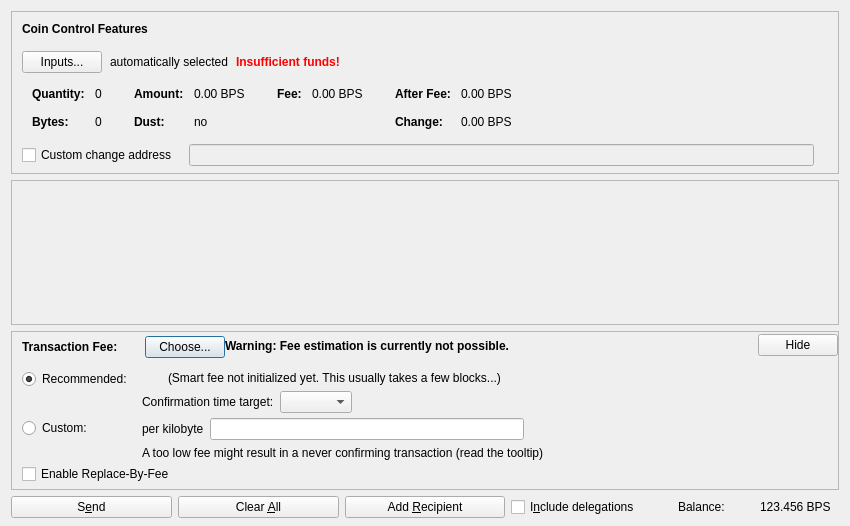
<?xml version="1.0" encoding="UTF-8"?>
<ui version="4.0">
 <class>SendCoinsDialog</class>
 <widget class="QDialog" name="SendCoinsDialog">
  <property name="geometry">
   <rect>
    <x>0</x>
    <y>0</y>
    <width>850</width>
    <height>526</height>
   </rect>
  </property>
  <property name="windowTitle">
   <string>Send Coins</string>
  </property>
  <layout class="QVBoxLayout" name="verticalLayout" stretch="0,1,0,0">
   <property name="bottomMargin">
    <number>8</number>
   </property>
   <item>
    <widget class="QFrame" name="frameCoinControl">
     <property name="sizePolicy">
      <sizepolicy hsizetype="Expanding" vsizetype="Expanding">
       <horstretch>0</horstretch>
       <verstretch>0</verstretch>
      </sizepolicy>
     </property>
     <property name="maximumSize">
      <size>
       <width>16777215</width>
       <height>16777215</height>
      </size>
     </property>
     <property name="frameShape">
      <enum>QFrame::StyledPanel</enum>
     </property>
     <property name="frameShadow">
      <enum>QFrame::Sunken</enum>
     </property>
     <layout class="QVBoxLayout" name="verticalLayoutCoinControl2">
      <property name="spacing">
       <number>0</number>
      </property>
      <property name="leftMargin">
       <number>0</number>
      </property>
      <property name="topMargin">
       <number>0</number>
      </property>
      <property name="rightMargin">
       <number>0</number>
      </property>
      <property name="bottomMargin">
       <number>6</number>
      </property>
      <item>
       <layout class="QVBoxLayout" name="verticalLayoutCoinControl" stretch="0,0,0,0,1">
        <property name="spacing">
         <number>0</number>
        </property>
        <property name="leftMargin">
         <number>10</number>
        </property>
        <property name="topMargin">
         <number>10</number>
        </property>
        <item>
         <layout class="QHBoxLayout" name="horizontalLayoutCoinControl1">
          <property name="bottomMargin">
           <number>15</number>
          </property>
          <item>
           <widget class="QLabel" name="labelCoinControlFeatures">
            <property name="sizePolicy">
             <sizepolicy hsizetype="Preferred" vsizetype="Maximum">
              <horstretch>0</horstretch>
              <verstretch>0</verstretch>
             </sizepolicy>
            </property>
            <property name="font">
             <font>
              <weight>75</weight>
              <bold>true</bold>
             </font>
            </property>
            <property name="styleSheet">
             <string notr="true">font-weight:bold;</string>
            </property>
            <property name="text">
             <string>Coin Control Features</string>
            </property>
           </widget>
          </item>
         </layout>
        </item>
        <item>
         <layout class="QHBoxLayout" name="horizontalLayoutCoinControl2" stretch="0,0,0,0">
          <property name="spacing">
           <number>8</number>
          </property>
          <property name="bottomMargin">
           <number>10</number>
          </property>
          <item>
           <widget class="QPushButton" name="pushButtonCoinControl">
            <property name="styleSheet">
             <string notr="true"/>
            </property>
            <property name="text">
             <string>Inputs...</string>
            </property>
            <property name="autoDefault">
             <bool>false</bool>
            </property>
           </widget>
          </item>
          <item>
           <widget class="QLabel" name="labelCoinControlAutomaticallySelected">
            <property name="text">
             <string>automatically selected</string>
            </property>
            <property name="margin">
             <number>5</number>
            </property>
           </widget>
          </item>
          <item>
           <widget class="QLabel" name="labelCoinControlInsuffFunds">
            <property name="font">
             <font>
              <weight>75</weight>
              <bold>true</bold>
             </font>
            </property>
            <property name="styleSheet">
             <string notr="true">color:red;font-weight:bold;</string>
            </property>
            <property name="text">
             <string>Insufficient funds!</string>
            </property>
            <property name="margin">
             <number>5</number>
            </property>
           </widget>
          </item>
          <item>
           <spacer name="horizontalSpacerCoinControl">
            <property name="orientation">
             <enum>Qt::Horizontal</enum>
            </property>
            <property name="sizeHint" stdset="0">
             <size>
              <width>40</width>
              <height>1</height>
             </size>
            </property>
           </spacer>
          </item>
         </layout>
        </item>
        <item>
         <widget class="QWidget" name="widgetCoinControl" native="true">
          <property name="sizePolicy">
           <sizepolicy hsizetype="Preferred" vsizetype="Preferred">
            <horstretch>0</horstretch>
            <verstretch>0</verstretch>
           </sizepolicy>
          </property>
          <property name="minimumSize">
           <size>
            <width>0</width>
            <height>0</height>
           </size>
          </property>
          <property name="styleSheet">
           <string notr="true"/>
          </property>
          <layout class="QHBoxLayout" name="horizontalLayoutCoinControl5">
           <property name="leftMargin">
            <number>0</number>
           </property>
           <property name="topMargin">
            <number>0</number>
           </property>
           <property name="rightMargin">
            <number>0</number>
           </property>
           <property name="bottomMargin">
            <number>0</number>
           </property>
           <item>
            <layout class="QHBoxLayout" name="horizontalLayoutCoinControl3" stretch="0,0,0,1">
             <property name="spacing">
              <number>20</number>
             </property>
             <property name="topMargin">
              <number>0</number>
             </property>
             <property name="bottomMargin">
              <number>10</number>
             </property>
             <item>
              <layout class="QFormLayout" name="formLayoutCoinControl1">
               <property name="horizontalSpacing">
                <number>10</number>
               </property>
               <property name="verticalSpacing">
                <number>14</number>
               </property>
               <property name="leftMargin">
                <number>10</number>
               </property>
               <property name="topMargin">
                <number>4</number>
               </property>
               <property name="rightMargin">
                <number>6</number>
               </property>
               <item row="0" column="0">
                <widget class="QLabel" name="labelCoinControlQuantityText">
                 <property name="font">
                  <font>
                   <weight>75</weight>
                   <bold>true</bold>
                  </font>
                 </property>
                 <property name="text">
                  <string>Quantity:</string>
                 </property>
                 <property name="margin">
                  <number>0</number>
                 </property>
                </widget>
               </item>
               <item row="0" column="1">
                <widget class="QLabel" name="labelCoinControlQuantity">
                 <property name="cursor">
                  <cursorShape>IBeamCursor</cursorShape>
                 </property>
                 <property name="contextMenuPolicy">
                  <enum>Qt::ActionsContextMenu</enum>
                 </property>
                 <property name="text">
                  <string notr="true">0</string>
                 </property>
                 <property name="margin">
                  <number>0</number>
                 </property>
                 <property name="textInteractionFlags">
                  <set>Qt::LinksAccessibleByMouse|Qt::TextSelectableByKeyboard|Qt::TextSelectableByMouse</set>
                 </property>
                </widget>
               </item>
               <item row="1" column="0">
                <widget class="QLabel" name="labelCoinControlBytesText">
                 <property name="font">
                  <font>
                   <weight>75</weight>
                   <bold>true</bold>
                  </font>
                 </property>
                 <property name="text">
                  <string>Bytes:</string>
                 </property>
                </widget>
               </item>
               <item row="1" column="1">
                <widget class="QLabel" name="labelCoinControlBytes">
                 <property name="cursor">
                  <cursorShape>IBeamCursor</cursorShape>
                 </property>
                 <property name="contextMenuPolicy">
                  <enum>Qt::ActionsContextMenu</enum>
                 </property>
                 <property name="text">
                  <string notr="true">0</string>
                 </property>
                 <property name="textInteractionFlags">
                  <set>Qt::LinksAccessibleByMouse|Qt::TextSelectableByKeyboard|Qt::TextSelectableByMouse</set>
                 </property>
                </widget>
               </item>
              </layout>
             </item>
             <item>
              <layout class="QFormLayout" name="formLayoutCoinControl2">
               <property name="horizontalSpacing">
                <number>10</number>
               </property>
               <property name="verticalSpacing">
                <number>14</number>
               </property>
               <property name="leftMargin">
                <number>6</number>
               </property>
               <property name="topMargin">
                <number>4</number>
               </property>
               <property name="rightMargin">
                <number>6</number>
               </property>
               <item row="0" column="0">
                <widget class="QLabel" name="labelCoinControlAmountText">
                 <property name="font">
                  <font>
                   <weight>75</weight>
                   <bold>true</bold>
                  </font>
                 </property>
                 <property name="text">
                  <string>Amount:</string>
                 </property>
                 <property name="margin">
                  <number>0</number>
                 </property>
                </widget>
               </item>
               <item row="0" column="1">
                <widget class="QLabel" name="labelCoinControlAmount">
                 <property name="cursor">
                  <cursorShape>IBeamCursor</cursorShape>
                 </property>
                 <property name="contextMenuPolicy">
                  <enum>Qt::ActionsContextMenu</enum>
                 </property>
                 <property name="text">
                  <string notr="true">0.00 BPS</string>
                 </property>
                 <property name="textInteractionFlags">
                  <set>Qt::LinksAccessibleByMouse|Qt::TextSelectableByKeyboard|Qt::TextSelectableByMouse</set>
                 </property>
                </widget>
               </item>
               <item row="1" column="0">
                <widget class="QLabel" name="labelCoinControlLowOutputText">
                 <property name="font">
                  <font>
                   <weight>75</weight>
                   <bold>true</bold>
                  </font>
                 </property>
                 <property name="text">
                  <string>Dust:</string>
                 </property>
                </widget>
               </item>
               <item row="1" column="1">
                <widget class="QLabel" name="labelCoinControlLowOutput">
                 <property name="cursor">
                  <cursorShape>IBeamCursor</cursorShape>
                 </property>
                 <property name="contextMenuPolicy">
                  <enum>Qt::ActionsContextMenu</enum>
                 </property>
                 <property name="text">
                  <string notr="true">no</string>
                 </property>
                 <property name="textInteractionFlags">
                  <set>Qt::LinksAccessibleByMouse|Qt::TextSelectableByKeyboard|Qt::TextSelectableByMouse</set>
                 </property>
                </widget>
               </item>
              </layout>
             </item>
             <item>
              <layout class="QFormLayout" name="formLayoutCoinControl3">
               <property name="horizontalSpacing">
                <number>10</number>
               </property>
               <property name="verticalSpacing">
                <number>14</number>
               </property>
               <property name="leftMargin">
                <number>6</number>
               </property>
               <property name="topMargin">
                <number>4</number>
               </property>
               <property name="rightMargin">
                <number>6</number>
               </property>
               <item row="0" column="0">
                <widget class="QLabel" name="labelCoinControlFeeText">
                 <property name="font">
                  <font>
                   <weight>75</weight>
                   <bold>true</bold>
                  </font>
                 </property>
                 <property name="text">
                  <string>Fee:</string>
                 </property>
                 <property name="margin">
                  <number>0</number>
                 </property>
                </widget>
               </item>
               <item row="0" column="1">
                <widget class="QLabel" name="labelCoinControlFee">
                 <property name="cursor">
                  <cursorShape>IBeamCursor</cursorShape>
                 </property>
                 <property name="contextMenuPolicy">
                  <enum>Qt::ActionsContextMenu</enum>
                 </property>
                 <property name="text">
                  <string notr="true">0.00 BPS</string>
                 </property>
                 <property name="textInteractionFlags">
                  <set>Qt::LinksAccessibleByMouse|Qt::TextSelectableByKeyboard|Qt::TextSelectableByMouse</set>
                 </property>
                </widget>
               </item>
              </layout>
             </item>
             <item>
              <layout class="QFormLayout" name="formLayoutCoinControl4">
               <property name="horizontalSpacing">
                <number>10</number>
               </property>
               <property name="verticalSpacing">
                <number>14</number>
               </property>
               <property name="leftMargin">
                <number>6</number>
               </property>
               <property name="topMargin">
                <number>4</number>
               </property>
               <property name="rightMargin">
                <number>6</number>
               </property>
               <item row="0" column="0">
                <widget class="QLabel" name="labelCoinControlAfterFeeText">
                 <property name="font">
                  <font>
                   <weight>75</weight>
                   <bold>true</bold>
                  </font>
                 </property>
                 <property name="text">
                  <string>After Fee:</string>
                 </property>
                 <property name="margin">
                  <number>0</number>
                 </property>
                </widget>
               </item>
               <item row="0" column="1">
                <widget class="QLabel" name="labelCoinControlAfterFee">
                 <property name="cursor">
                  <cursorShape>IBeamCursor</cursorShape>
                 </property>
                 <property name="contextMenuPolicy">
                  <enum>Qt::ActionsContextMenu</enum>
                 </property>
                 <property name="text">
                  <string notr="true">0.00 BPS</string>
                 </property>
                 <property name="textInteractionFlags">
                  <set>Qt::LinksAccessibleByMouse|Qt::TextSelectableByKeyboard|Qt::TextSelectableByMouse</set>
                 </property>
                </widget>
               </item>
               <item row="1" column="0">
                <widget class="QLabel" name="labelCoinControlChangeText">
                 <property name="font">
                  <font>
                   <weight>75</weight>
                   <bold>true</bold>
                  </font>
                 </property>
                 <property name="text">
                  <string>Change:</string>
                 </property>
                </widget>
               </item>
               <item row="1" column="1">
                <widget class="QLabel" name="labelCoinControlChange">
                 <property name="cursor">
                  <cursorShape>IBeamCursor</cursorShape>
                 </property>
                 <property name="contextMenuPolicy">
                  <enum>Qt::ActionsContextMenu</enum>
                 </property>
                 <property name="text">
                  <string notr="true">0.00 BPS</string>
                 </property>
                 <property name="textInteractionFlags">
                  <set>Qt::LinksAccessibleByMouse|Qt::TextSelectableByKeyboard|Qt::TextSelectableByMouse</set>
                 </property>
                </widget>
               </item>
              </layout>
             </item>
            </layout>
           </item>
          </layout>
         </widget>
        </item>
        <item>
         <layout class="QHBoxLayout" name="horizontalLayoutCoinControl4" stretch="0,0,0">
          <property name="spacing">
           <number>12</number>
          </property>
          <property name="sizeConstraint">
           <enum>QLayout::SetDefaultConstraint</enum>
          </property>
          <property name="topMargin">
           <number>5</number>
          </property>
          <property name="rightMargin">
           <number>5</number>
          </property>
          <item>
           <widget class="QCheckBox" name="checkBoxCoinControlChange">
            <property name="toolTip">
             <string>If this is activated, but the change address is empty or invalid, change will be sent to a newly generated address.</string>
            </property>
            <property name="text">
             <string>Custom change address</string>
            </property>
           </widget>
          </item>
          <item>
           <widget class="QValidatedLineEdit" name="lineEditCoinControlChange">
            <property name="enabled">
             <bool>false</bool>
            </property>
            <property name="sizePolicy">
             <sizepolicy hsizetype="Expanding" vsizetype="Fixed">
              <horstretch>0</horstretch>
              <verstretch>0</verstretch>
             </sizepolicy>
            </property>
           </widget>
          </item>
          <item>
           <widget class="QLabel" name="labelCoinControlChangeLabel">
            <property name="sizePolicy">
             <sizepolicy hsizetype="Preferred" vsizetype="Expanding">
              <horstretch>0</horstretch>
              <verstretch>0</verstretch>
             </sizepolicy>
            </property>
            <property name="minimumSize">
             <size>
              <width>0</width>
              <height>0</height>
             </size>
            </property>
            <property name="text">
             <string/>
            </property>
            <property name="margin">
             <number>3</number>
            </property>
           </widget>
          </item>
         </layout>
        </item>
        <item>
         <spacer name="verticalSpacerCoinControl">
          <property name="orientation">
           <enum>Qt::Vertical</enum>
          </property>
          <property name="sizeHint" stdset="0">
           <size>
            <width>800</width>
            <height>1</height>
           </size>
          </property>
         </spacer>
        </item>
       </layout>
      </item>
     </layout>
    </widget>
   </item>
   <item>
    <widget class="QScrollArea" name="scrollArea">
     <property name="widgetResizable">
      <bool>true</bool>
     </property>
     <widget class="QWidget" name="scrollAreaWidgetContents">
      <property name="geometry">
       <rect>
        <x>0</x>
        <y>0</y>
        <width>830</width>
        <height>104</height>
       </rect>
      </property>
      <layout class="QVBoxLayout" name="verticalLayout_2" stretch="0,1">
       <property name="leftMargin">
        <number>0</number>
       </property>
       <property name="topMargin">
        <number>0</number>
       </property>
       <property name="rightMargin">
        <number>0</number>
       </property>
       <property name="bottomMargin">
        <number>0</number>
       </property>
       <item>
        <layout class="QVBoxLayout" name="entries">
         <property name="spacing">
          <number>6</number>
         </property>
        </layout>
       </item>
       <item>
        <spacer name="verticalSpacer">
         <property name="orientation">
          <enum>Qt::Vertical</enum>
         </property>
         <property name="sizeHint" stdset="0">
          <size>
           <width>20</width>
           <height>40</height>
          </size>
         </property>
        </spacer>
       </item>
      </layout>
     </widget>
    </widget>
   </item>
   <item>
    <widget class="QFrame" name="frameFee">
     <property name="sizePolicy">
      <sizepolicy hsizetype="Expanding" vsizetype="Expanding">
       <horstretch>0</horstretch>
       <verstretch>0</verstretch>
      </sizepolicy>
     </property>
     <property name="maximumSize">
      <size>
       <width>16777215</width>
       <height>16777215</height>
      </size>
     </property>
     <property name="frameShape">
      <enum>QFrame::StyledPanel</enum>
     </property>
     <property name="frameShadow">
      <enum>QFrame::Sunken</enum>
     </property>
     <layout class="QVBoxLayout" name="verticalLayoutFee1">
      <property name="spacing">
       <number>0</number>
      </property>
      <property name="leftMargin">
       <number>0</number>
      </property>
      <property name="topMargin">
       <number>0</number>
      </property>
      <property name="rightMargin">
       <number>0</number>
      </property>
      <property name="bottomMargin">
       <number>0</number>
      </property>
      <item>
       <layout class="QVBoxLayout" name="verticalLayoutFee2" stretch="0,0,0">
        <property name="spacing">
         <number>0</number>
        </property>
        <property name="leftMargin">
         <number>10</number>
        </property>
        <property name="topMargin">
         <number>0</number>
        </property>
        <item>
         <layout class="QHBoxLayout" name="horizontalLayoutFee1">
          <property name="bottomMargin">
           <number>0</number>
          </property>
          <item>
           <layout class="QVBoxLayout" name="verticalLayoutFee7">
            <property name="spacing">
             <number>0</number>
            </property>
            <item>
             <spacer name="verticalSpacerSmartFee">
              <property name="orientation">
               <enum>Qt::Vertical</enum>
              </property>
              <property name="sizeType">
               <enum>QSizePolicy::Fixed</enum>
              </property>
              <property name="sizeHint" stdset="0">
               <size>
                <width>1</width>
                <height>4</height>
               </size>
              </property>
             </spacer>
            </item>
            <item>
             <layout class="QHBoxLayout" name="horizontalLayoutSmartFee">
              <property name="spacing">
               <number>10</number>
              </property>
              <item>
               <widget class="QLabel" name="labelFeeHeadline">
                <property name="sizePolicy">
                 <sizepolicy hsizetype="Preferred" vsizetype="Maximum">
                  <horstretch>0</horstretch>
                  <verstretch>0</verstretch>
                 </sizepolicy>
                </property>
                <property name="font">
                 <font>
                  <weight>75</weight>
                  <bold>true</bold>
                 </font>
                </property>
                <property name="styleSheet">
                 <string notr="true">font-weight:bold;</string>
                </property>
                <property name="text">
                 <string>Transaction Fee:</string>
                </property>
               </widget>
              </item>
              <item>
               <widget class="QLabel" name="labelFeeMinimized">
                <property name="text">
                 <string/>
                </property>
               </widget>
              </item>
              <item>
               <widget class="QPushButton" name="buttonChooseFee">
                <property name="text">
                 <string>Choose...</string>
                </property>
               </widget>
              </item>
             </layout>
            </item>
            <item>
             <spacer name="verticalSpacer_5">
              <property name="orientation">
               <enum>Qt::Vertical</enum>
              </property>
              <property name="sizeHint" stdset="0">
               <size>
                <width>1</width>
                <height>1</height>
               </size>
              </property>
             </spacer>
            </item>
           </layout>
          </item>
          <item>
           <widget class="QLabel" name="fallbackFeeWarningLabel">
            <property name="toolTip">
             <string>Using the fallbackfee can result in sending a transaction that will take several hours or days (or never) to confirm. Consider choosing your fee manually or wait until you have validated the complete chain.</string>
            </property>
            <property name="font">
            <font>
                <weight>75</weight>
                <bold>true</bold>
            </font>
            </property>
            <property name="text">
             <string>Warning: Fee estimation is currently not possible.</string>
            </property>
            <property name="wordWrap">
             <bool>false</bool>
            </property>
           </widget>
          </item>
          <item>
           <spacer name="horizontalSpacer_4">
            <property name="orientation">
             <enum>Qt::Horizontal</enum>
            </property>
            <property name="sizeType">
             <enum>QSizePolicy::MinimumExpanding</enum>
            </property>
            <property name="sizeHint" stdset="0">
             <size>
              <width>40</width>
              <height>20</height>
             </size>
            </property>
           </spacer>
          </item>
          <item>
           <widget class="QPushButton" name="buttonMinimizeFee">
            <property name="toolTip">
             <string>Hide transaction fee settings</string>
            </property>
            <property name="text">
             <string>Hide</string>
            </property>
           </widget>
          </item>
         </layout>
        </item>
        <item>
         <widget class="QFrame" name="frameFeeSelection">
          <layout class="QVBoxLayout" name="verticalLayoutFee12">
           <property name="spacing">
            <number>0</number>
           </property>
           <property name="leftMargin">
            <number>0</number>
           </property>
           <property name="topMargin">
            <number>0</number>
           </property>
           <property name="rightMargin">
            <number>0</number>
           </property>
           <property name="bottomMargin">
            <number>0</number>
           </property>
           <item>
            <layout class="QGridLayout" name="gridLayoutFee">
             <property name="topMargin">
              <number>10</number>
             </property>
             <property name="bottomMargin">
              <number>4</number>
             </property>
             <property name="horizontalSpacing">
              <number>10</number>
             </property>
             <property name="verticalSpacing">
              <number>4</number>
             </property>
             <item row="1" column="1">
              <layout class="QVBoxLayout" name="verticalLayoutFee8">
               <property name="spacing">
                <number>6</number>
               </property>
               <item>
                <layout class="QHBoxLayout" name="horizontalLayoutFee13">
                 <item>
                  <widget class="QLabel" name="labelCustomPerKilobyte">
                   <property name="toolTip">
                    <string>Specify a custom fee per kB (1,000 bytes) of the transaction's virtual size.

Note:  Since the fee is calculated on a per-byte basis, a fee of "100 gretas per kB" for a transaction size of 500 bytes (half of 1 kB) would ultimately yield a fee of only 50 gretas.</string>
                   </property>
                   <property name="text">
                    <string>per kilobyte</string>
                   </property>
                  </widget>
                 </item>
                 <item>
                  <widget class="CleanCoinAmountField" name="customFee"/>
                 </item>
                 <item>
                  <spacer name="horizontalSpacer_6">
                   <property name="orientation">
                    <enum>Qt::Horizontal</enum>
                   </property>
                   <property name="sizeHint" stdset="0">
                    <size>
                     <width>1</width>
                     <height>1</height>
                    </size>
                   </property>
                  </spacer>
                 </item>
                </layout>
               </item>
               <item>
                <layout class="QHBoxLayout" name="horizontalLayoutFee8">
                 <item>
                  <widget class="QLabel" name="labelCustomFeeWarning">
                   <property name="enabled">
                    <bool>true</bool>
                   </property>
                   <property name="toolTip">
                    <string>When there is less transaction volume than space in the blocks, miners as well as relaying nodes may enforce a minimum fee. Paying only this minimum fee is just fine, but be aware that this can result in a never confirming transaction once there is more demand for CleanCoin transactions than the network can process.</string>
                   </property>
                   <property name="text">
                    <string>A too low fee might result in a never confirming transaction (read the tooltip)</string>
                   </property>
                  </widget>
                 </item>
                 <item>
                  <spacer name="horizontalSpacer_2">
                   <property name="orientation">
                    <enum>Qt::Horizontal</enum>
                   </property>
                   <property name="sizeHint" stdset="0">
                    <size>
                     <width>1</width>
                     <height>1</height>
                    </size>
                   </property>
                  </spacer>
                 </item>
                </layout>
               </item>
              </layout>
             </item>
             <item row="0" column="0">
              <layout class="QVBoxLayout" name="verticalLayoutFee4" stretch="0,1">
               <item>
                <widget class="QRadioButton" name="radioSmartFee">
                 <property name="text">
                  <string>Recommended:</string>
                 </property>
                 <property name="checked">
                  <bool>true</bool>
                 </property>
                 <attribute name="buttonGroup">
                  <string notr="true">groupFee</string>
                 </attribute>
                </widget>
               </item>
               <item>
                <spacer name="verticalSpacer_2">
                 <property name="orientation">
                  <enum>Qt::Vertical</enum>
                 </property>
                 <property name="sizeHint" stdset="0">
                  <size>
                   <width>1</width>
                   <height>1</height>
                  </size>
                 </property>
                </spacer>
               </item>
              </layout>
             </item>
             <item row="1" column="0">
              <layout class="QVBoxLayout" name="verticalLayoutFee9" stretch="0,1">
               <item>
                <widget class="QRadioButton" name="radioCustomFee">
                 <property name="text">
                  <string>Custom:</string>
                 </property>
                 <attribute name="buttonGroup">
                  <string notr="true">groupFee</string>
                 </attribute>
                </widget>
               </item>
               <item>
                <spacer name="verticalSpacer_6">
                 <property name="orientation">
                  <enum>Qt::Vertical</enum>
                 </property>
                 <property name="sizeHint" stdset="0">
                  <size>
                   <width>1</width>
                   <height>1</height>
                  </size>
                 </property>
                </spacer>
               </item>
              </layout>
             </item>
             <item row="0" column="1">
              <layout class="QVBoxLayout" name="verticalLayoutFee3" stretch="0,0,1">
               <property name="spacing">
                <number>6</number>
               </property>
               <property name="topMargin">
                <number>2</number>
               </property>
               <item>
                <layout class="QHBoxLayout" name="horizontalLayoutFee12">
                 <item>
                  <widget class="QLabel" name="labelSmartFee">
                   <property name="text">
                    <string/>
                   </property>
                  </widget>
                 </item>
                 <item>
                  <widget class="QLabel" name="labelFeeEstimation">
                   <property name="text">
                    <string/>
                   </property>
                  </widget>
                 </item>
                 <item>
                  <widget class="QLabel" name="labelSmartFee2">
                   <property name="text">
                    <string>(Smart fee not initialized yet. This usually takes a few blocks...)</string>
                   </property>
                  </widget>
                 </item>
                 <item>
                  <spacer name="horizontalSpacer_5">
                   <property name="orientation">
                    <enum>Qt::Horizontal</enum>
                   </property>
                   <property name="sizeHint" stdset="0">
                    <size>
                     <width>1</width>
                     <height>1</height>
                    </size>
                   </property>
                  </spacer>
                 </item>
                </layout>
               </item>
               <item>
                <layout class="QHBoxLayout" name="horizontalLayoutFee9">
                 <item>
                  <layout class="QVBoxLayout" name="verticalLayoutFee6">
                   <item>
                    <widget class="QLabel" name="labelSmartFee3">
                     <property name="text">
                      <string>Confirmation time target:</string>
                     </property>
                    </widget>
                   </item>
                  </layout>
                 </item>
                 <item>
                  <layout class="QVBoxLayout" name="verticalLayoutFee5">
                   <property name="rightMargin">
                    <number>30</number>
                   </property>
                   <item>
                    <layout class="QHBoxLayout" name="horizontalLayoutConfTarget">
                     <property name="bottomMargin">
                      <number>0</number>
                     </property>
                     <item>
                      <widget class="QComboBox" name="confTargetSelector"/>
                     </item>
                     <item>
                      <spacer name="horizontalSpacerConfTarget">
                       <property name="orientation">
                        <enum>Qt::Horizontal</enum>
                       </property>
                       <property name="sizeHint" stdset="0">
                        <size>
                         <width>40</width>
                         <height>20</height>
                        </size>
                       </property>
                      </spacer>
                     </item>
                    </layout>
                   </item>
                  </layout>
                 </item>
                </layout>
               </item>
               <item>
                <spacer name="verticalSpacer_4">
                 <property name="orientation">
                  <enum>Qt::Vertical</enum>
                 </property>
                 <property name="sizeHint" stdset="0">
                  <size>
                   <width>1</width>
                   <height>1</height>
                  </size>
                 </property>
                </spacer>
               </item>
              </layout>
             </item>
            </layout>
           </item>
           <item>
            <widget class="QCheckBox" name="optInRBF">
             <property name="text">
              <string>Enable Replace-By-Fee</string>
             </property>
             <property name="toolTip">
              <string>With Replace-By-Fee (BIP-125) you can increase a transaction's fee after it is sent. Without this, a higher fee may be recommended to compensate for increased transaction delay risk.</string>
             </property>
            </widget>
           </item>
          </layout>
         </widget>
        </item>
        <item>
         <spacer name="verticalSpacerFee">
          <property name="orientation">
           <enum>Qt::Vertical</enum>
          </property>
          <property name="sizeHint" stdset="0">
           <size>
            <width>40</width>
            <height>5</height>
           </size>
          </property>
         </spacer>
        </item>
       </layout>
      </item>
     </layout>
    </widget>
   </item>
   <item>
    <layout class="QHBoxLayout" name="horizontalLayout">
     <item>
      <widget class="QPushButton" name="sendButton">
       <property name="minimumSize">
        <size>
         <width>150</width>
         <height>0</height>
        </size>
       </property>
       <property name="toolTip">
        <string>Confirm the send action</string>
       </property>
       <property name="text">
        <string>S&amp;end</string>
       </property>
       <property name="icon">
        <iconset resource="../CleanCoin.qrc">
         <normaloff>:/icons/send</normaloff>:/icons/send</iconset>
       </property>
       <property name="autoDefault">
        <bool>false</bool>
       </property>
       <property name="default">
        <bool>false</bool>
       </property>
      </widget>
     </item>
     <item>
      <widget class="QPushButton" name="clearButton">
       <property name="sizePolicy">
        <sizepolicy hsizetype="Minimum" vsizetype="Fixed">
         <horstretch>0</horstretch>
         <verstretch>0</verstretch>
        </sizepolicy>
       </property>
       <property name="toolTip">
        <string>Clear all fields of the form.</string>
       </property>
       <property name="text">
        <string>Clear &amp;All</string>
       </property>
       <property name="icon">
        <iconset resource="../CleanCoin.qrc">
         <normaloff>:/icons/remove</normaloff>:/icons/remove</iconset>
       </property>
       <property name="autoDefault">
        <bool>false</bool>
       </property>
      </widget>
     </item>
     <item>
      <widget class="QPushButton" name="addButton">
       <property name="toolTip">
        <string>Send to multiple recipients at once</string>
       </property>
       <property name="text">
        <string>Add &amp;Recipient</string>
       </property>
       <property name="icon">
        <iconset resource="../CleanCoin.qrc">
         <normaloff>:/icons/add</normaloff>:/icons/add</iconset>
       </property>
       <property name="autoDefault">
        <bool>false</bool>
       </property>
      </widget>
     </item>
     <item>
      <widget class="QCheckBox" name="checkboxIncludeDelegations">
       <property name="toolTip">
        <string>When calculating the available balance, take into account delegations also. If unchecked, the available balance will reflect only the coins currently in the wallet.</string>
       </property>
       <property name="text">
        <string>I&amp;nclude delegations</string>
       </property>
      </widget>
     </item>
     <item>
      <layout class="QHBoxLayout" name="horizontalLayout_2">
       <property name="spacing">
        <number>3</number>
       </property>
       <item>
        <widget class="QLabel" name="labelBalanceName">
         <property name="sizePolicy">
          <sizepolicy hsizetype="Preferred" vsizetype="Fixed">
           <horstretch>0</horstretch>
           <verstretch>0</verstretch>
          </sizepolicy>
         </property>
         <property name="text">
          <string>Balance:</string>
         </property>
        </widget>
       </item>
       <item>
        <widget class="QLabel" name="labelBalance">
         <property name="sizePolicy">
          <sizepolicy hsizetype="Preferred" vsizetype="Fixed">
           <horstretch>0</horstretch>
           <verstretch>0</verstretch>
          </sizepolicy>
         </property>
         <property name="cursor">
          <cursorShape>IBeamCursor</cursorShape>
         </property>
         <property name="text">
          <string notr="true">123.456 BPS</string>
         </property>
         <property name="textInteractionFlags">
          <set>Qt::LinksAccessibleByMouse|Qt::TextSelectableByKeyboard|Qt::TextSelectableByMouse</set>
         </property>
        </widget>
       </item>
      </layout>
     </item>
    </layout>
   </item>
  </layout>
 </widget>
 <customwidgets>
  <customwidget>
   <class>QValidatedLineEdit</class>
   <extends>QLineEdit</extends>
   <header>qt/qvalidatedlineedit.h</header>
  </customwidget>
  <customwidget>
   <class>CleanCoinAmountField</class>
   <extends>QLineEdit</extends>
   <header>qt/CleanCoinamountfield.h</header>
   <container>1</container>
  </customwidget>
 </customwidgets>
 <resources>
  <include location="../CleanCoin.qrc"/>
 </resources>
 <connections/>
 <buttongroups>
  <buttongroup name="groupFee"/>
 </buttongroups>
</ui>
